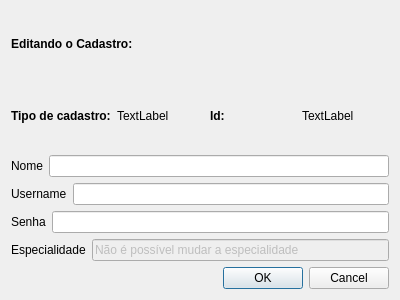
<?xml version="1.0" encoding="UTF-8"?>
<ui version="4.0">
 <class>ADM_cadastro_editar</class>
 <widget class="QDialog" name="ADM_cadastro_editar">
  <property name="geometry">
   <rect>
    <x>0</x>
    <y>0</y>
    <width>400</width>
    <height>300</height>
   </rect>
  </property>
  <property name="windowTitle">
   <string>Dialog</string>
  </property>
  <layout class="QGridLayout" name="gridLayout">
   <item row="1" column="0">
    <layout class="QVBoxLayout" name="verticalLayout">
     <item>
      <widget class="QLabel" name="label">
       <property name="font">
        <font>
         <bold>true</bold>
        </font>
       </property>
       <property name="text">
        <string>Editando o Cadastro:</string>
       </property>
      </widget>
     </item>
     <item>
      <layout class="QHBoxLayout" name="horizontalLayout_6">
       <item>
        <widget class="QLabel" name="label_3">
         <property name="font">
          <font>
           <bold>true</bold>
          </font>
         </property>
         <property name="text">
          <string>Tipo de cadastro:</string>
         </property>
        </widget>
       </item>
       <item>
        <widget class="QLabel" name="label_tipo">
         <property name="text">
          <string>TextLabel</string>
         </property>
        </widget>
       </item>
       <item>
        <widget class="QLabel" name="label_2">
         <property name="font">
          <font>
           <bold>true</bold>
          </font>
         </property>
         <property name="layoutDirection">
          <enum>Qt::LayoutDirection::RightToLeft</enum>
         </property>
         <property name="text">
          <string>Id:</string>
         </property>
        </widget>
       </item>
       <item>
        <widget class="QLabel" name="label_id">
         <property name="text">
          <string>TextLabel</string>
         </property>
        </widget>
       </item>
      </layout>
     </item>
     <item>
      <layout class="QHBoxLayout" name="horizontalLayout">
       <item>
        <widget class="QLabel" name="label_nome">
         <property name="text">
          <string>Nome</string>
         </property>
        </widget>
       </item>
       <item>
        <widget class="QLineEdit" name="txt_NovoNome"/>
       </item>
      </layout>
     </item>
     <item>
      <layout class="QHBoxLayout" name="horizontalLayout_2">
       <item>
        <widget class="QLabel" name="label_username">
         <property name="text">
          <string>Username</string>
         </property>
        </widget>
       </item>
       <item>
        <widget class="QLineEdit" name="txt_NovoUsername"/>
       </item>
      </layout>
     </item>
     <item>
      <layout class="QHBoxLayout" name="horizontalLayout_3">
       <item>
        <widget class="QLabel" name="label_senha">
         <property name="text">
          <string>Senha</string>
         </property>
        </widget>
       </item>
       <item>
        <widget class="QLineEdit" name="txt_NovoSenha"/>
       </item>
      </layout>
     </item>
     <item>
      <layout class="QHBoxLayout" name="horizontalLayout_4">
       <item>
        <widget class="QLabel" name="label_especialidade">
         <property name="text">
          <string>Especialidade</string>
         </property>
        </widget>
       </item>
       <item>
        <widget class="QLineEdit" name="txt_NovoEspecialidade">
         <property name="enabled">
          <bool>false</bool>
         </property>
         <property name="accessibleDescription">
          <string/>
         </property>
         <property name="text">
          <string>Não é possível mudar a especialidade</string>
         </property>
        </widget>
       </item>
      </layout>
     </item>
    </layout>
   </item>
   <item row="2" column="0">
    <widget class="QDialogButtonBox" name="buttonBox">
     <property name="orientation">
      <enum>Qt::Orientation::Horizontal</enum>
     </property>
     <property name="standardButtons">
      <set>QDialogButtonBox::StandardButton::Cancel|QDialogButtonBox::StandardButton::Ok</set>
     </property>
    </widget>
   </item>
  </layout>
 </widget>
 <resources/>
 <connections>
  <connection>
   <sender>buttonBox</sender>
   <signal>accepted()</signal>
   <receiver>ADM_cadastro_editar</receiver>
   <slot>accept()</slot>
   <hints>
    <hint type="sourcelabel">
     <x>248</x>
     <y>254</y>
    </hint>
    <hint type="destinationlabel">
     <x>157</x>
     <y>274</y>
    </hint>
   </hints>
  </connection>
  <connection>
   <sender>buttonBox</sender>
   <signal>rejected()</signal>
   <receiver>ADM_cadastro_editar</receiver>
   <slot>reject()</slot>
   <hints>
    <hint type="sourcelabel">
     <x>316</x>
     <y>260</y>
    </hint>
    <hint type="destinationlabel">
     <x>286</x>
     <y>274</y>
    </hint>
   </hints>
  </connection>
 </connections>
</ui>
